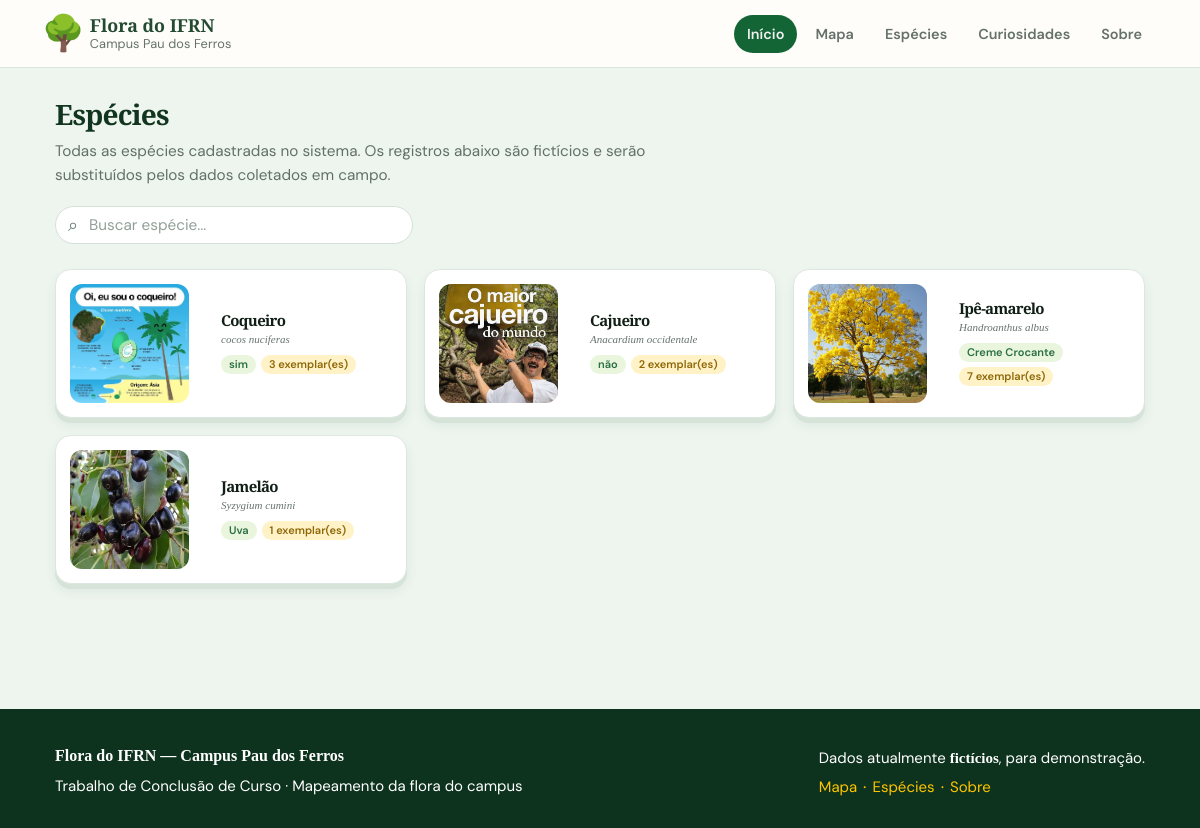
/especie/, run on the app's committed database.
### core/models.py (models this page shows, shortened)
class Especie(models.Model):
    nome = models.CharField(max_length=150)
    nome_cientifico = models.CharField(max_length=150)
    origem = models.CharField(max_length=150)
    quantidade = models.PositiveIntegerField(default=0)
    foto = models.ImageField(
        upload_to='especies/',
        blank=True,
        null=True
    )
    descricao = models.TextField(blank=True)
    curiosidades = models.TextField(blank=True)
    utilidades = models.TextField(blank=True)
    slug = models.SlugField(
        unique=True,
        max_length=150
    )

### core/views.py (the view)
# urls.py: path('especie/', views.especie, name='especie'),
def especie(request):
    especies = Especie.objects.all()
    return render(request, 'core/especie.html', {'especies': especies})

### core/templates/core/especie.html (shortened to what this page needs)
{% extends 'base.html' %}
{% load static %}
{% block content %}
<main class="especies-page">
    <section class="especies-header">
        <h1>Espécies</h1>
        <p>
            Todas as espécies cadastradas no sistema. Os registros abaixo são fictícios
            e serão substituídos pelos dados coletados em campo.
        </p>
    </section>
    <section class="especies-busca">
        <div class="campo-busca">
            <span>⌕</span>
            <input
                type="text"
                placeholder="Buscar espécie..."
            >
        </div>
    </section>
    <section class="especies-grid">
{% for especie in especies %}
    <a href="{% url 'detalhe_especie' especie.slug %}" class="card-especie">
        <div class="imagem-especie">
            <img src="{{ especie.foto.url }}" alt="{{ especie.nome }}">
        </div>
        <div class="info-especie">
            <h2>{{ especie.nome }}</h2>
            <p class="nome-cientifico">
                {{ especie.nome_cientifico }}
            </p>
            <div class="tags-especie">
                <span class="tag origem">
                    {{ especie.origem }}
                </span>
                <span class="tag quantidade">
                    {{ especie.quantidade }} exemplar(es)
                </span>
            </div>
        </div>
</a>
{% endfor %}
    </section>
</main>
{% include 'fragments/footer.html' %}
{% endblock %}

### static/style.css (style rules this page uses)
:root { --green-dark: #145c34; --green-hero: #145d35; --green: #146536; --green-soft: #eaf5ee; --text: #12351f; --muted: #63706a; --line: #dbe5df; --yellow: #ffc20a; --cream: #eef5ef; --white: #ffffff; font-size: 17px; }
* { box-sizing: border-box; }
html { scroll-behavior: smooth; }
body { margin: 0; background: var(--cream); color: var(--text); font-family: "DM Sans", Arial, sans-serif; }
a { color: inherit; text-decoration: none; }
h1, h2, h3 { font-family: "Libre Baskerville", Georgia, serif; }
h1 { font-size: clamp(42px, 4.2vw, 54px); line-height: 1.05; margin: 0 0 14px; letter-spacing: -1px; }
h2 { font-size: 31px; letter-spacing: -0.7px; margin: 0 0 20px; }
.tag { border-radius: 16px; padding: 6px 11px; font-size: 0.8rem; font-weight: 600; }
.especies-page { width: min(1090px, calc(100% - 40px)); margin: 0 auto; padding: 30px 0 125px; }
.especies-header { margin-bottom: 18px; }
.especies-header h1 { font-family: "Libre Baskerville", Georgia, serif; font-size: 28px; line-height: 1.2; letter-spacing: -0.8px; margin: 0 0 7px; color: #12351f; }
.especies-header p { max-width: 600px; margin: 0; color: #63706a; font-size: 0.9rem; line-height: 1.6; }
.especies-busca { margin-bottom: 25px; }
.especies-busca .campo-busca { width: 358px; }
.campo-busca { height: 38px; display: flex; align-items: center; gap: 9px; background: #ffffff; border: 1px solid #d5e1d8; border-radius: 20px; padding: 0 12px; }
.campo-busca span { color: #60746a; font-size: 18px; line-height: 1; }
.campo-busca input { width: 100%; border: 0; outline: none; background: transparent; color: #33453b; font-family: "DM Sans", Arial, sans-serif; font-size: 0.9rem; }
.campo-busca input::placeholder { color: #91a098; }
.especies-grid { display: grid; grid-template-columns: repeat(3, 1fr); gap: 1rem; }
.card-especie { display: flex; align-items: center; gap: 16px; padding: 14px; background: #ffffff; border: 1px solid #dce8df; border-radius: 16px; box-shadow:0 5px 0 #d5e3d9,0 7px 12px rgba(30, 70, 45, 0.08); transform: translateY(0); transition: transform 0.3s ease, box-shadow 0.3s ease, border-color 0.3s ease; }
.card-especie { background: #ffffff; border: 1px solid #dce8df; border-radius: 16px; }
.imagem-especie { width: 7rem; height: 7rem; flex-shrink: 0; border-radius: 12px; overflow: hidden; }
.imagem-especie img { width: 100%; height: 100%; object-fit: cover; display: block; }
.info-especie { padding: 14px 16px 15px; }
.info-especie h2 { font-family: "Libre Baskerville", Georgia, serif; font-size: 15px; line-height: 1.3; margin: 0 0 2px; color: #111f16; }
.nome-cientifico { margin: 0 0 10px; color: #68746e; font-family: Georgia, serif; font-style: italic; font-size: 11px; }
.tags-especie { display: flex; flex-wrap: wrap; gap: 5px; }
.tags-especie .tag { padding: 4px 8px; border-radius: 12px; font-size: 0.65rem; line-height: 1; font-weight: 600; }
.tags-especie .origem { transition: background-color 0.4s ease, color 0.4s ease; background: #e9f5dc; color: #2a7044; }
.tags-especie .quantidade { transition: background-color 0.4s ease, color 0.4s ease; background: #fff2c7; color: #8e6808; }
.imagem-especie { cursor: pointer; transition: transform 0.3s ease; }

### data on the page
Especie: foto (picture), nome "Coqueiro", nome_cientifico "cocos nuciferas", origem "sim", quantidade "3"
Especie: foto (picture), nome "Cajueiro", nome_cientifico "Anacardium occidentale", origem "não", quantidade "2"
Especie: foto (picture), nome "Ipê-amarelo", nome_cientifico "Handroanthus albus", origem "Creme Crocante", quantidade "7"
Especie: foto (picture), nome "Jamelão", nome_cientifico "Syzygium cumini", origem "Uva", quantidade "1"
